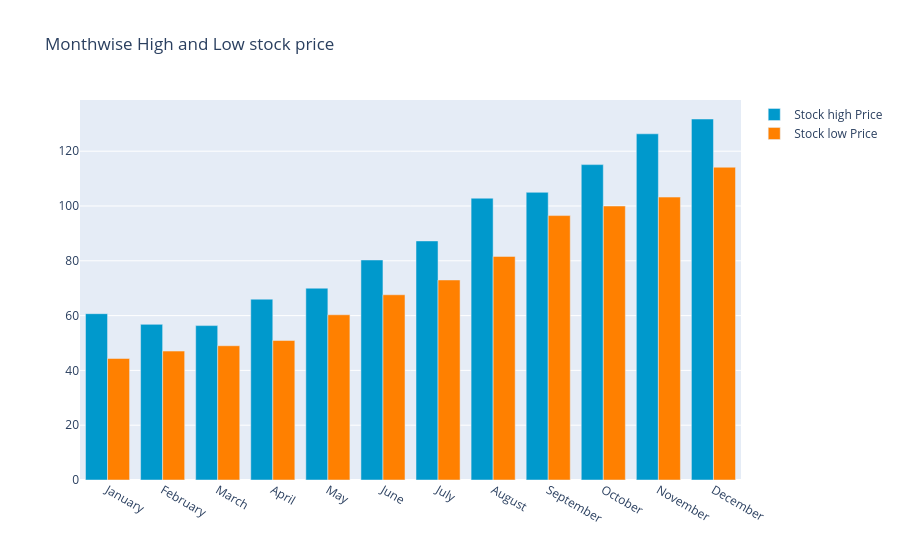

Notebook source saved alongside this figure:
### Code cell
y_2023.groupby(y_2023['date'].dt.strftime('%B'))['low'].min()
monthvise_high = y_2023.groupby(data['date'].dt.strftime('%B'))['high'].max()
monthvise_high = monthvise_high.reindex(new_order, axis=0)

monthvise_low = y_2023.groupby(y_2023['date'].dt.strftime('%B'))['low'].min()
monthvise_low = monthvise_low.reindex(new_order, axis=0)

fig = go.Figure()
fig.add_trace(go.Bar(
    x=monthvise_high.index,
    y=monthvise_high,
    name='Stock high Price',
    marker_color='rgb(0, 153, 204)'
))
fig.add_trace(go.Bar(
    x=monthvise_low.index,
    y=monthvise_low,
    name='Stock low Price',
    marker_color='rgb(255, 128, 0)'
))

fig.update_layout(barmode='group',
                  title=' Monthwise High and Low stock price')
fig.show()

### Figure 1 — Plotly figure (JSON) as saved in the notebook; plotly's stock layout.template omitted (floating-point values rounded to 4 significant figures)
{"data": [{"marker": {"color": "rgb(0, 153, 204)"}, "name": "Stock high Price", "x": ["January", "February", "March", "April", "May", "June", "July", "August", "September", "October", "November", "December"], "y": [60.7, 56.8, 56.35, 66, 70, 80.3, 87.25, 102.8, 105, 115.1, 126.3, 131.8], "type": "bar"}, {"marker": {"color": "rgb(255, 128, 0)"}, "name": "Stock low Price", "x": ["January", "February", "March", "April", "May", "June", "July", "August", "September", "October", "November", "December"], "y": [44.35, 47.05, 49, 50.9, 60.3, 67.6, 73, 81.6, 96.5, 100, 103.2, 114.2], "type": "bar"}], "layout": {"barmode": "group", "title": {"text": " Monthwise High and Low stock price"}}}
